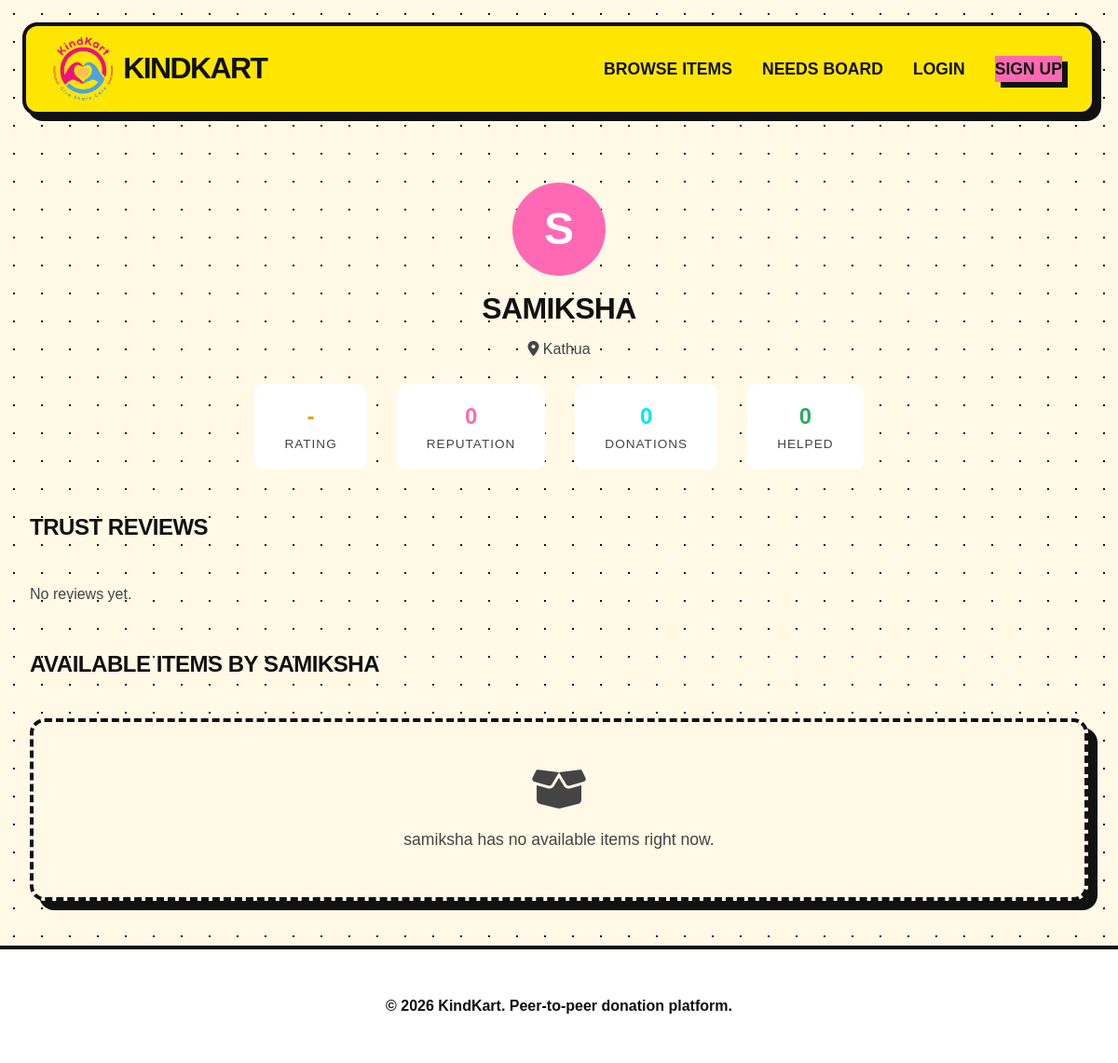
Page /user/samiksha on the committed database.
### models/models.py (models this page shows)
class User(db.Model, UserMixin):
    id = db.Column(db.Integer, primary_key=True)
    username = db.Column(db.String(64), index=True, unique=True, nullable=False)
    email = db.Column(db.String(120), index=True, unique=True, nullable=False)
    password_hash = db.Column(db.String(128))
    location = db.Column(db.String(120))
    items_donated_count = db.Column(db.Integer, default=0)
    people_helped_count = db.Column(db.Integer, default=0)
    reputation_score = db.Column(db.Integer, default=0)
    created_at = db.Column(db.DateTime, default=datetime.utcnow)
    donations = db.relationship('Item', backref='donor', lazy='dynamic')
    requests_sent = db.relationship('Request', foreign_keys='Request.requester_id', backref='requester', lazy='dynamic')
    messages_sent = db.relationship('Message', backref='sender', lazy='dynamic')
    notifications = db.relationship('Notification', backref='user', lazy='dynamic')
    wishlist = db.relationship('Wishlist', backref='user', lazy='dynamic')

### routes/main.py (the view)
@main_bp.route('/user/<username>')
def user_profile(username):
    from models.models import User, Review
    user = User.query.filter_by(username=username).first_or_404()
    items = Item.query.filter_by(donor_id=user.id, status='available').order_by(Item.created_at.desc()).all()
    reviews = user.reviews_received.order_by(Review.created_at.desc()).all()
    avg_rating = sum(r.rating for r in reviews) / len(reviews) if reviews else 0
    return render_template('dashboard/public_profile.html', user=user, items=items, reviews=reviews, avg_rating=round(avg_rating, 1))

### templates/dashboard/public_profile.html (shortened to what this page needs)
{% extends "base.html" %}
{% block content %}
<div class="profile-header" style="text-align: center; margin-bottom: 2rem;">
    <div style="width: 100px; height: 100px; border-radius: 50%; background-color: var(--primary-color); color: white; display: flex; align-items: center; justify-content: center; font-size: 3rem; font-weight: bold; margin: 0 auto 1rem auto; box-shadow: var(--shadow-md);">
        {{ user.username[0] | upper }}
    </div>
    <h1>{{ user.username }}</h1>
    <p style="color: var(--text-muted);"><i class="fa-solid fa-location-dot"></i> {{ user.location }}</p>
    <div style="display: flex; justify-content: center; gap: 2rem; margin-top: 1.5rem;">
        <div class="stat-box" style="text-align: center; padding: 1rem 2rem; background: white; border-radius: 10px; box-shadow: var(--shadow-sm);">
            <div style="font-size: 1.5rem; font-weight: bold; color: #f39c12;">
                {% if avg_rating > 0 %}
                    {{ avg_rating }} <i class="fa-solid fa-star" style="font-size: 1rem;"></i>
                {% else %}
                    -
                {% endif %}
            </div>
            <div style="font-size: 0.85rem; color: var(--text-muted); text-transform: uppercase; letter-spacing: 1px;">Rating</div>
        </div>
        <div class="stat-box" style="text-align: center; padding: 1rem 2rem; background: white; border-radius: 10px; box-shadow: var(--shadow-sm);">
            <div style="font-size: 1.5rem; font-weight: bold; color: var(--primary-color);">{{ user.reputation_score }}</div>
            <div style="font-size: 0.85rem; color: var(--text-muted); text-transform: uppercase; letter-spacing: 1px;">Reputation</div>
        </div>
        <div class="stat-box" style="text-align: center; padding: 1rem 2rem; background: white; border-radius: 10px; box-shadow: var(--shadow-sm);">
            <div style="font-size: 1.5rem; font-weight: bold; color: var(--secondary-color);">{{ user.items_donated_count }}</div>
            <div style="font-size: 0.85rem; color: var(--text-muted); text-transform: uppercase; letter-spacing: 1px;">Donations</div>
        </div>
        <div class="stat-box" style="text-align: center; padding: 1rem 2rem; background: white; border-radius: 10px; box-shadow: var(--shadow-sm);">
            <div style="font-size: 1.5rem; font-weight: bold; color: #27ae60;">{{ user.people_helped_count }}</div>
            <div style="font-size: 0.85rem; color: var(--text-muted); text-transform: uppercase; letter-spacing: 1px;">Helped</div>
        </div>
    </div>
</div>
<div class="user-reviews" style="margin-top: 3rem;">
    <h2>Trust Reviews</h2>
    {% if reviews %}
        <div style="display: grid; grid-template-columns: repeat(auto-fill, minmax(300px, 1fr)); gap: 1.5rem;">
            {% for review in reviews %}
            <div class="card" style="background-color: var(--bg-color); border: none;">
                <div class="card-body" style="padding: 1.5rem;">
                    <div style="display: flex; justify-content: space-between; margin-bottom: 1rem;">
                        <strong>{{ review.reviewer.username }}</strong>
                        <span style="color: #f39c12;">
                            {% for i in range(review.rating) %}<i class="fa-solid fa-star"></i>{% endfor %}{% for i in range(5 - review.rating) %}<i class="fa-regular fa-star"></i>{% endfor %}
                        </span>
                    </div>
                    {% if review.comment %}
                    <p style="color: var(--text-color); font-style: italic;">"{{ review.comment }}"</p>
                    {% endif %}
                    <small style="color: var(--text-muted);">{{ review.created_at.strftime('%b %d, %Y') }}</small>
                </div>
            </div>
            {% endfor %}
        </div>
    {% else %}
        <p style="color: var(--text-muted);">No reviews yet.</p>
    {% endif %}
</div>
<div class="user-items" style="margin-top: 3rem;">
    <h2>Available Items by {{ user.username }}</h2>
    {% if items %}
    <div style="display: grid; grid-template-columns: repeat(auto-fill, minmax(280px, 1fr)); gap: 2rem;">
        {% for item in items %}
        <div class="card">
            <div style="position: relative;">
                <img src="{{ url_for('static', filename='images/uploads/' + (item.image_url if item.image_url else 'placeholder.jpg')) }}" class="card-img-top" alt="{{ item.title }}" onerror="this.src='https://placehold.co/600x400/eeeeee/2ecc71?text=No+Image'">
                <span class="badge badge-secondary" style="position: absolute; top: 10px; right: 10px; z-index: 10; box-shadow: var(--shadow-sm); background: white;">{{ item.category }}</span>
            </div>
            <div class="card-body">
                <h3 class="card-title">{{ item.title }}</h3>
                <p style="color: var(--text-muted); font-size: 0.85rem; margin-bottom: 0.5rem;"><i class="fa-solid fa-location-dot"></i> {{ item.pickup_location }}</p>
                <div style="display: flex; justify-content: space-between; align-items: center; margin-top: 1rem; padding-top: 1rem; border-top: 1px solid var(--border-color);">
                    <a href="{{ url_for('items.detail', item_id=item.id) }}" class="btn btn-outline" style="padding: 0.4rem 0.8rem; font-size: 0.85rem; width: 100%;">View Details</a>
                </div>
            </div>
        </div>
        {% endfor %}
    </div>
    {% else %}
    <div class="card" style="text-align: center; padding: 3rem; background: var(--bg-color); border-style: dashed;">
        <i class="fa-solid fa-box-open" style="font-size: 3rem; color: var(--text-muted); margin-bottom: 1rem;"></i>
        <p style="color: var(--text-muted); font-size: 1.1rem; margin-bottom: 0;">{{ user.username }} has no available items right now.</p>
    </div>
    {% endif %}
</div>
{% endblock %}

### static/css/base.css (style rules this page uses)
:root { --primary-color: #FF69B4; --primary-hover: #FF1493; --secondary-color: #00E5FF; --secondary-hover: #00B8D4; --accent-color: #FFE600; --accent-hover: #FFD600; --success-color: #00E676; --bg-color: #FFF9E6; --surface-color: #FFFFFF; --text-color: #111111; --text-muted: #444444; --danger-color: #FF3D00; --warning-color: #FFC400; --border-dark: 4px solid #111111; --border-light: 2px solid #111111; --shadow-hard-sm: 4px 4px 0px #111111; --shadow-hard-md: 6px 6px 0px #111111; --shadow-hard-lg: 10px 10px 0px #111111; --shadow-hard-hover: 2px 2px 0px #111111; --radius-sm: 0.5rem; --radius-md: 1rem; --radius-lg: 1.5rem; --radius-xl: 2rem; --radius-full: 9999px; --transition: all 0.2s cubic-bezier(0.25, 0.46, 0.45, 0.94); }
* { box-sizing: border-box; margin: 0; padding: 0; }
body { font-family: 'Outfit', sans-serif; color: var(--text-color); background-color: var(--bg-color); line-height: 1.6; display: flex; flex-direction: column; min-height: 100vh; -webkit-font-smoothing: antialiased; -moz-osx-font-smoothing: grayscale; background-image: radial-gradient(#111111 1px, transparent 1px); background-size: 30px 30px; background-position: 0 0, 15px 15px; background-attachment: fixed; }
h1, h2, h3, h4, h5, h6 { font-weight: 900; line-height: 1.2; color: var(--text-color); letter-spacing: -0.02em; margin-bottom: 0.75rem; text-transform: uppercase; }

### static/css/components.css (style rules this page uses)
.card { background-color: var(--surface-color); border-radius: var(--radius-md); box-shadow: var(--shadow-hard-lg); overflow: hidden; transition: var(--transition); border: var(--border-dark); display: flex; flex-direction: column; position: relative; z-index: 1; }

### rows in the picture
User: username "S", username "SAMIKSHA", location "Kathua", reputation_score "0", items_donated_count "0", people_helped_count "0", username "samiksha"
